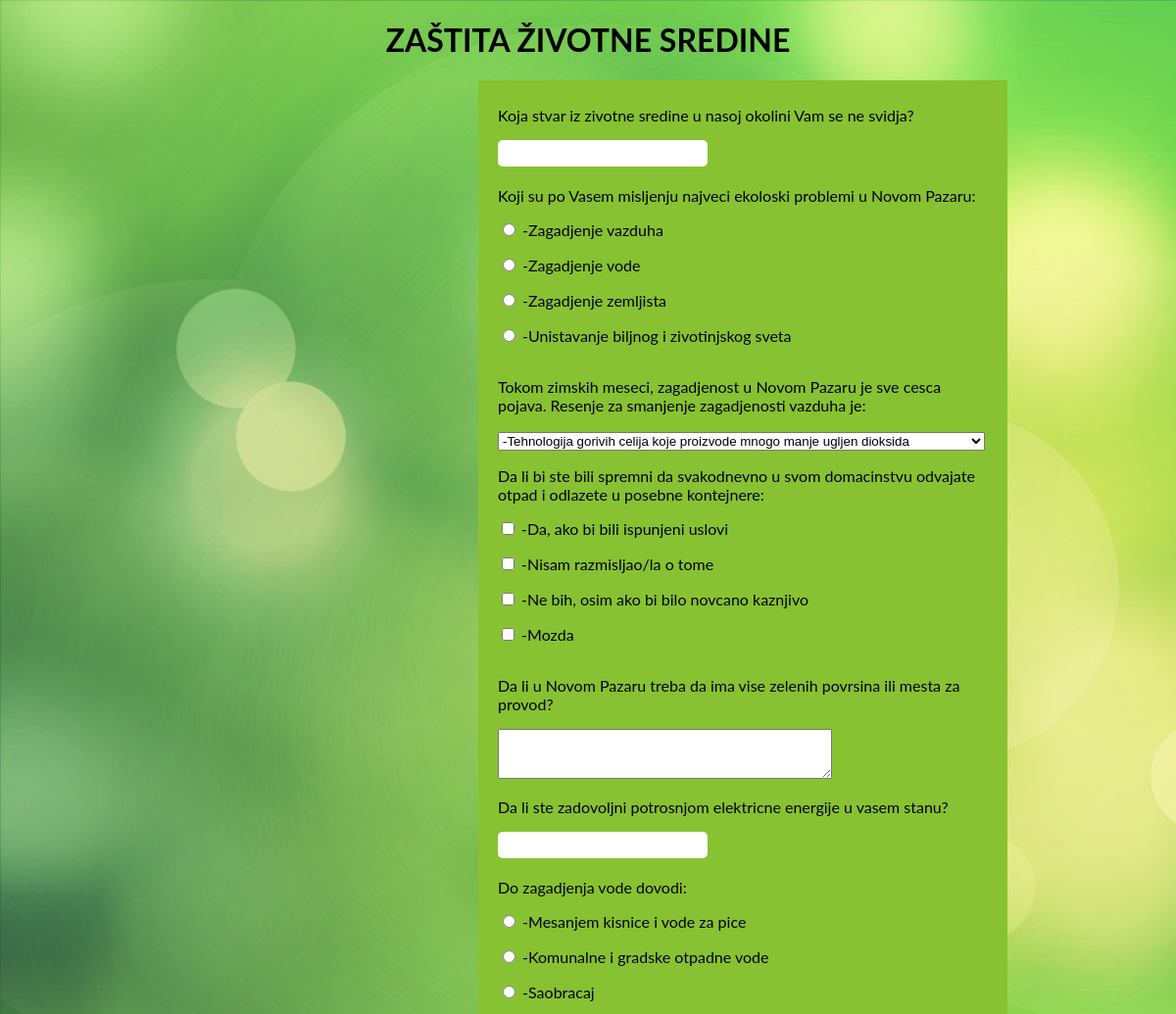
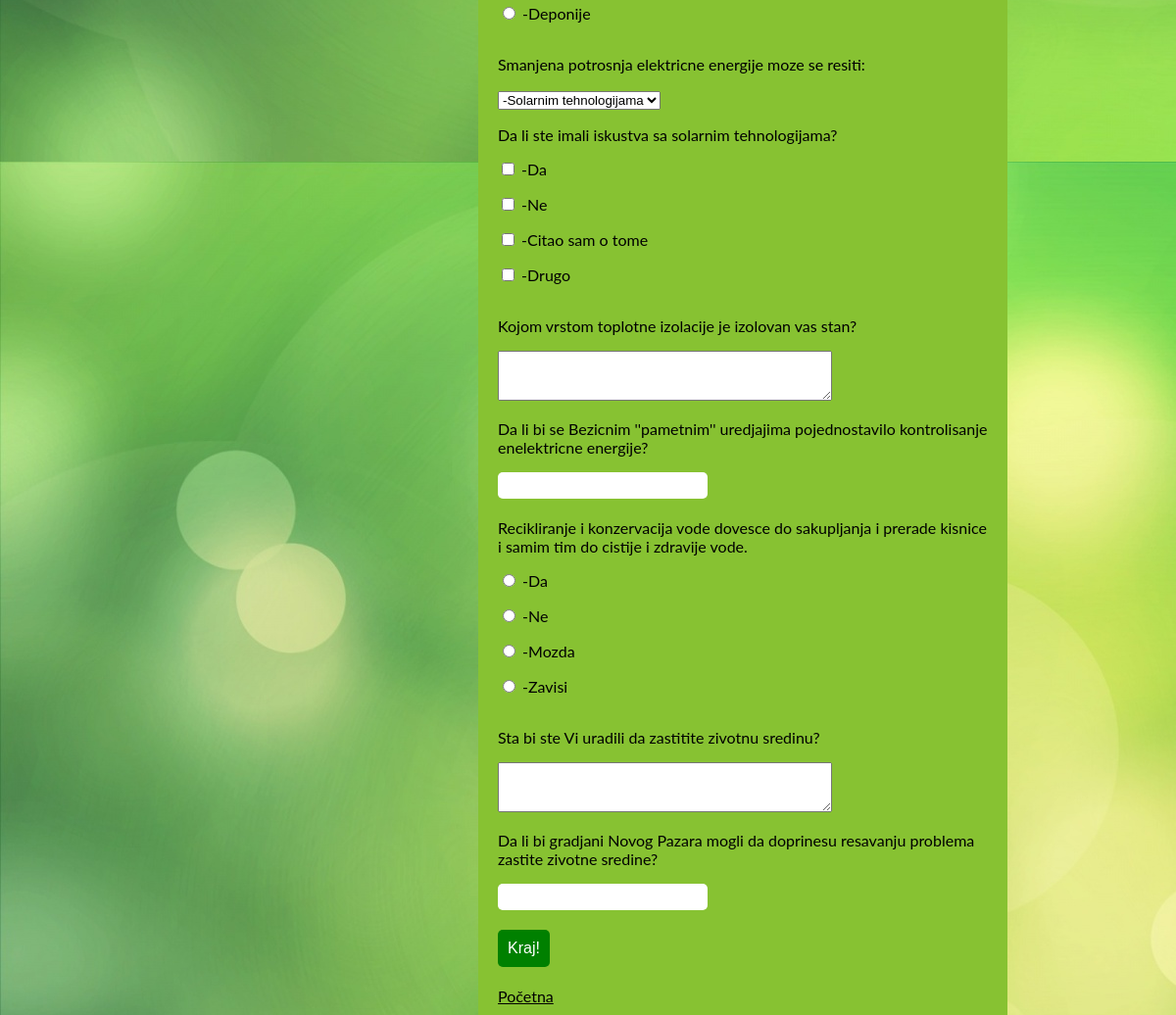
Screenshot of /anketa3.php (signed in) with the database file from the repository (2 pictures, top to bottom).
### tables this page shows
CREATE TABLE `pitanja2` (
  `id` int(11) NOT NULL,
  `tekst` varchar(255) NOT NULL,
  `prviodgovor` varchar(255) NOT NULL,
  `drugiodgovor` varchar(255) NOT NULL,
  `treciodgovor` varchar(255) NOT NULL,
  `cetvrtiodgovor` varchar(255) NOT NULL,
  `tacanodgovor` varchar(255) NOT NULL
);

### anketa3.php (the view, shortened to what this page needs)
<?php
include 'conn.php';
?>
<!DOCTYPE html>
<html>
<head>
</head>
<body>
<center><h1>ZAŠTITA ŽIVOTNE SREDINE</h1></center>
<form id = "quiz" name = "quiz" action="" method="post">
<?php
if(isset($_SESSION["username"])){
$query = "SELECT * FROM pitanja2";
  	$result=mysqli_query($db, $query);
	if ($result->num_rows > 0) {
    while($row = $result->fetch_assoc()) {
		if($row['id'] % 5 == 1)
		{
			echo '<p class = "questions">'.$row['tekst'].'</p>';
			echo '<input id = "textbox" type = "text" name = "p1" required>';
		}
		if($row['id'] % 5 == 2)
		{
			echo '<p class = "questions">'.$row['tekst'].'</p>';
			echo '<input type = "radio" id = "mc" name = "p2" value = "'.$row["prviodgovor"].'" > '.$row["prviodgovor"].'<br>';
			echo '<input type = "radio" id = "mc" name = "p2" value = "'.$row["drugiodgovor"].'"> '.$row["drugiodgovor"].'<br>';
			echo '<input type = "radio" id = "mc" name = "p2" value = "'.$row["treciodgovor"].'"> '.$row["treciodgovor"].'<br>';
			echo '<input type = "radio" id = "mc" name = "p2" value = "'.$row["cetvrtiodgovor"].'"> '.$row["cetvrtiodgovor"].'<br>';
		}
		if($row['id'] % 5 == 3)
		{
			echo '<p class = "questions">'.$row['tekst'].'</p>';
			echo '<select name= "p3">';
			echo '<option value = "'.$row["prviodgovor"].'"> '.$row["prviodgovor"].'</option>';
			echo '</select>';
		}
		if($row['id'] % 5 == 4)
		{
			echo '<p class = "questions">'.$row['tekst'].'</p>';
			echo '<input type = "checkbox" id = "mc" name = "p4[]" value = "'.$row["prviodgovor"].'"> '.$row["prviodgovor"].'<br>';
			echo '<input type = "checkbox" id = "mc" name = "p4[]" value = "'.$row["drugiodgovor"].'"> '.$row["drugiodgovor"].'<br>';
			echo '<input type = "checkbox" id = "mc" name = "p4[]" value = "'.$row["treciodgovor"].'"> '.$row["treciodgovor"].'<br>';
			echo '<input type = "checkbox" id = "mc" name = "p4[]" value = "'.$row["cetvrtiodgovor"].'"> '.$row["cetvrtiodgovor"].'<br>';
		}
		if($row['id'] % 5 == 0)
		{
			echo '<p class = "questions">'.$row['tekst'].'</p>';
			echo '<textarea name = "p5" rows="3" cols="40" required> </textarea>';
		}
    }
} else {
    echo "Nema pitanja u bazi";
}
}
else
{
	echo 'Molimo vas da se ulogujete da biste radili kviz <a href="login.php">Loguj se </a>';
}
?>
<input id = "button" type = "submit" value = "Kraj!" name="kraj" />
<a href="index.php">Početna</a>
</form>
</html>
</body>

### anketa3.php (style rules this page uses)
body { font-family: 'Lato', sans-serif; background-image: url("Slike/cover.jpg"); background-repeat: no; }
#quiz { margin-right: 450px; margin-left: 480px; background: #87c232; padding: 10px 20px 10px 20px; width: 500px; float: left; }
input { margin-bottom: 20px; display: block; }
#textbox { height: 25px; font-size: 16px; border-radius: 5px; border: none; padding-left: 5px; }
#button { background: green; border: none; border-radius: 5px; padding: 10px; color: white; font-size: 16px; transition-duration: .5s; margin-top: 15px; }
#mc { display: inline; }
a { color: black; }

### rows the page displays
pitanja2: tekst "Koja stvar iz zivotne sredine u nasoj okolini Vam se ne svidja?"
pitanja2: tekst "Koji su po Vasem misljenju najveci ekoloski problemi u Novom Pazaru:", prviodgovor "-Zagadjenje vazduha", drugiodgovor "-Zagadjenje vode", treciodgovor "-Zagadjenje zemljista", cetvrtiodgovor "-Unistavanje biljnog i zivotinjskog sveta"
pitanja2: tekst "Tokom zimskih meseci, zagadjenost u Novom Pazaru je sve cesca pojava. Resenje za smanjenje zagadjenosti vazduha je:", p3 "-Tehnologija gorivih celija koje proizvode mnogo manje ugljen dioksida"
pitanja2: tekst "Da li bi ste bili spremni da svakodnevno u svom domacinstvu odvajate otpad i odlazete u posebne kontejnere:", prviodgovor "-Da, ako bi bili ispunjeni uslovi", drugiodgovor "-Nisam razmisljao/la o tome", treciodgovor "-Ne bih, osim ako bi bilo novcano kaznjivo", cetvrtiodgovor "-Mozda"
pitanja2: tekst "Da li u Novom Pazaru treba da ima vise zelenih povrsina ili mesta za provod?"
pitanja2: tekst "Da li ste zadovoljni potrosnjom elektricne energije u vasem stanu?"
pitanja2: tekst "Do zagadjenja vode dovodi:", prviodgovor "-Mesanjem kisnice i vode za pice", drugiodgovor "-Komunalne i gradske otpadne vode", treciodgovor "-Saobracaj", cetvrtiodgovor "-Deponije"
pitanja2: tekst "Smanjena potrosnja elektricne energije moze se resiti:", p3 "-Solarnim tehnologijama"
pitanja2: tekst "Da li ste imali iskustva sa solarnim tehnologijama?", prviodgovor "-Da", drugiodgovor "-Ne", treciodgovor "-Citao sam o tome", cetvrtiodgovor "-Drugo"
pitanja2: tekst "Kojom vrstom toplotne izolacije je izolovan vas stan?"
pitanja2: tekst "Da li bi se Bezicnim ''pametnim'' uredjajima pojednostavilo kontrolisanje enelektricne energije?"
pitanja2: tekst "Recikliranje i konzervacija vode dovesce do sakupljanja i prerade kisnice i samim tim do cistije i zdravije vode.", prviodgovor "-Da", drugiodgovor "-Ne", treciodgovor "-Mozda", cetvrtiodgovor "-Zavisi"
pitanja2: tekst "Sta bi ste Vi uradili da zastitite zivotnu sredinu?"
pitanja2: tekst "Da li bi gradjani Novog Pazara mogli da doprinesu resavanju problema zastite zivotne sredine?"
